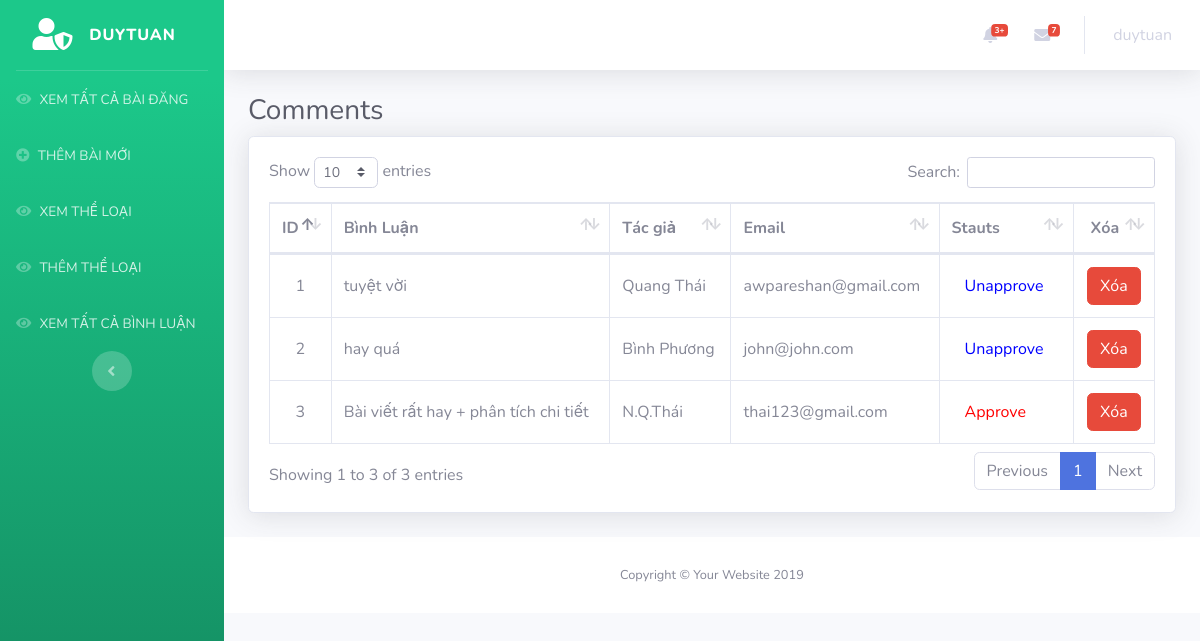
/admin/comment.php (signed in), run on the app's committed database.
### tables this page shows
CREATE TABLE `comments` (
  `comment_id` int(10) NOT NULL,
  `post_id` int(10) NOT NULL,
  `comment_name` varchar(100) NOT NULL,
  `comment_email` varchar(100) NOT NULL,
  `comment_text` text NOT NULL,
  `status` text NOT NULL
);

### admin/comment.php (the view, shortened to what this page needs)
<?php
include_once 'header.php';
?>
<div class="container-fluid">
	<h1 class="h3 mb-2 text-gray-800">Comments</h1>
	<div class="card shadow mb-4">
		<div class="card-body">
			<div class="table-responsive table-hover">
				<table class="table table-bordered" id="dataTable" width="100%" cellspacing="0">
					<thead>
						<tr>
							<th>ID</th>
							<th>Bình Luận</th>
							<th>Tác giả</th>
							<th>Email</th>
							<th>Stauts</th>
							<th style="text-align: center;">Xóa</th>
						</tr>
					</thead>
					<tbody>
						<?php
						include("../connection.php");
						$get_comments = "select * from comments";
						$run_comments = mysqli_query($con,$get_comments);
						$i=1;
						while ($row_comments = mysqli_fetch_array($run_comments)){
							$comment_id = $row_comments['comment_id'];
							$comment_name = $row_comments['comment_name'];
							$comment_email = $row_comments['comment_email'];
							$comment_text = $row_comments['comment_text'];
							$status = $row_comments['status'];
							?>
							<tr>
								<td class="text-center"><?php echo $i++; ?></td>
								<td><?php echo $comment_text; ?></td>
								<td><?php echo $comment_name; ?></td>
								<td><?php echo $comment_email; ?></td>
								<td>
									<?php
									if($status=='approve')
									{
										echo "<a href='comment_status.php?unapprove=$comment_id' style='color:blue' class='btn'>Unapprove</a>";
									}
									else {
										echo "<a href='comment_status.php?approve=$comment_id' style='color:red' class='btn'>Approve</a>";
									}
									?>
								</td>
								<td style="text-align: center;">
									<a onclick="return confirm('Bạn có thực sự muốn xóa nó ?');" href="del_comment.php?del=<?php echo $comment_id ?>" class="btn btn-danger">Xóa
									</a>
								</div>
					<?php } ?>
		</div>
	</div>
</div>
</div>
<?php
include_once 'footer.php';
?>

### admin/header.php (style rules this page uses)
#dataTable tr,th,td { vertical-align: middle !important; }

### data on the page
comments: comment_text "tuyệt vời", comment_name "Quang Thái", comment_email "awpareshan@gmail.com"
comments: comment_text "hay quá", comment_name "Bình Phương", comment_email "john@john.com"
comments: comment_text "Bài viết rất hay + phân tích chi tiết", comment_name "N.Q.Thái", comment_email "thai123@gmail.com"

### other printed values
$_SESSION['user_name'] "DUYTUAN"
$_SESSION['user_name'] "duytuan"
